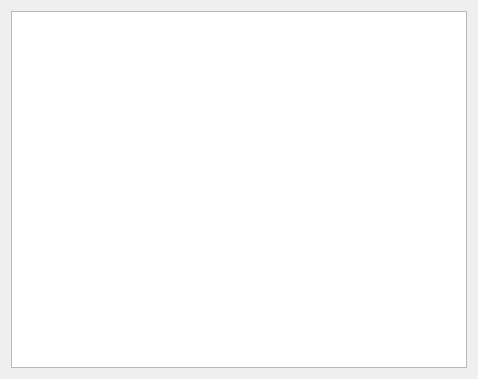
<?xml version="1.0" encoding="UTF-8"?>
<ui version="4.0">
 <class>Dialog</class>
 <widget class="QDialog" name="Dialog">
  <property name="geometry">
   <rect>
    <x>0</x>
    <y>0</y>
    <width>478</width>
    <height>379</height>
   </rect>
  </property>
  <property name="windowTitle">
   <string>Dialog</string>
  </property>
  <layout class="QVBoxLayout" name="verticalLayout">
   <item>
    <widget class="QTableView" name="tableView"/>
   </item>
  </layout>
 </widget>
 <resources/>
 <connections/>
</ui>
